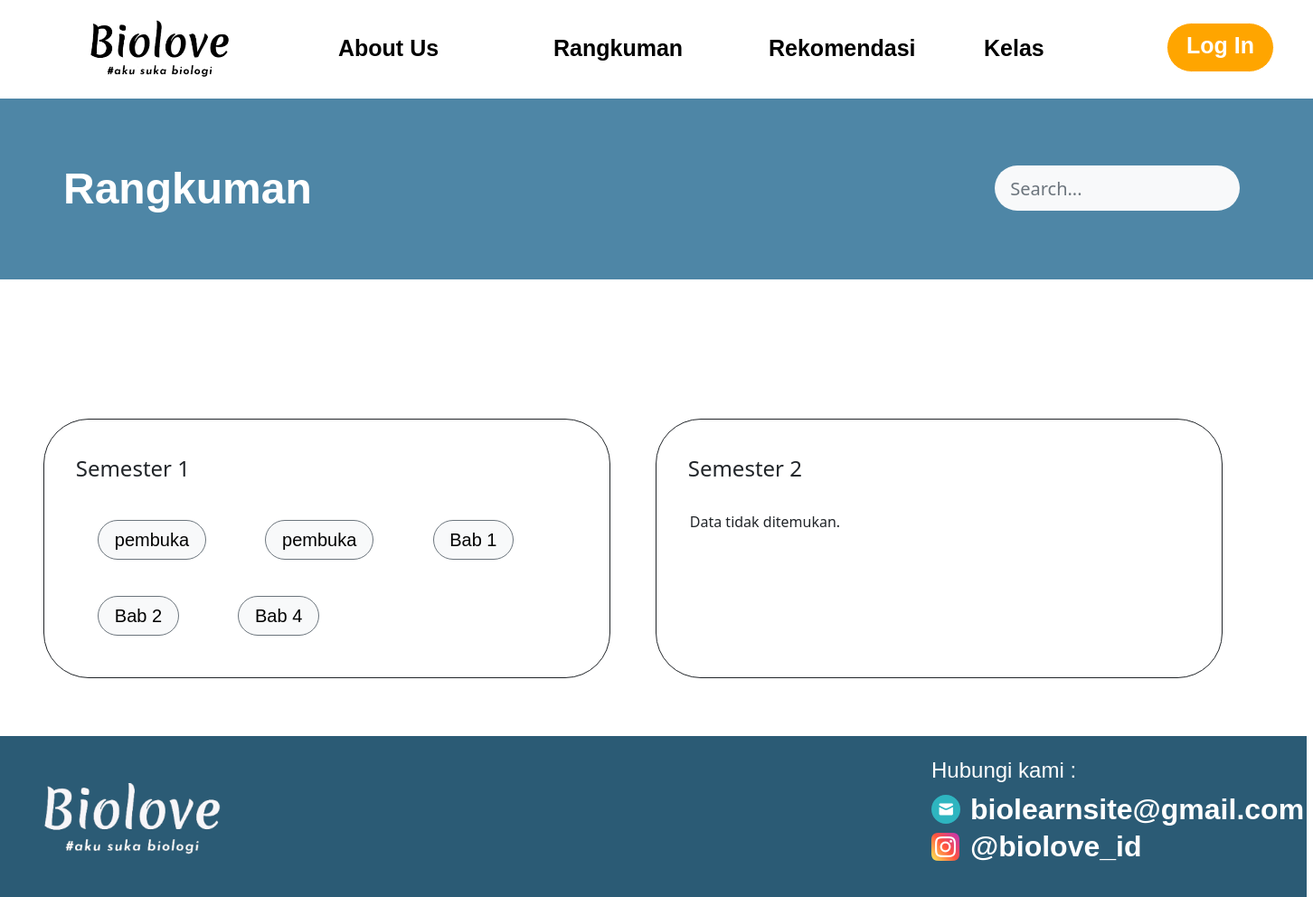
/proyek/user/rangkuman_guest.php, run on the app's committed database.
### tables this page shows
CREATE TABLE `tbl_paketbelajar` (
  `id_paketBelajar` int(30) NOT NULL,
  `id_kategori` varchar(30) NOT NULL,
  `id_kelas` varchar(20) NOT NULL,
  `id_mapel` int(11) NOT NULL,
  `semester` varchar(50) NOT NULL,
  `nama` varchar(50) NOT NULL,
  `materi` text NOT NULL,
  `rangkuman` text NOT NULL
);

CREATE TABLE `tbl_kategori` (
  `id_kategori` int(20) NOT NULL,
  `kategori` varchar(30) NOT NULL
);

### proyek/user/rangkuman_guest.php (the view, shortened to what this page needs)
<!DOCTYPE html>
<html lang="en">
<head>
    <link href="https://cdn.jsdelivr.net/npm/bootstrap@5.0.2/dist/css/bootstrap.min.css" rel="stylesheet">
</head>
<body>
    <ul class="">
        <li>
        <a href="index.php"><img class="biolove" src="img/logo_hitam.png"></a>
        </li>
        <li>&ensp;</li>
        <li>&ensp;</li>
        <li><a class="nav" href="about_us.php">About Us</a></li>
        <li>&ensp;</li>
        <li><a class="nav" href="rangkuman_guest.php">Rangkuman</a></li>
        <li>&ensp;</li>
        <li><a class="nav" href="rekomendasi_guest.php">Rekomendasi</a></li>
        <li>&ensp;</li>
        <li><a class="nav" href="kelas.php">Kelas</a></li>
        <li>&ensp;</li>
        <li><a class="btn btn-warning login" href="login.php"><b>Log In</b></a></li>
    </ul>
    <div class="cover">
        <br><p class="judul">Rangkuman</p>
        <form action="" method="GET" class="d-none d-sm-inline-block form-inline my-2 my-md-0 mw-100 navbar-search mr-3" style="margin-left: 1100px; padding-top: 50px;">
    <div class="input-group">
        <input type="text" class="form-control bg-light border-0 small" style="border-radius: 30px; width: 270px; height: 50px; font-size: 20px;" placeholder="&nbsp;Search..." aria-label="Search" aria-describedby="basic-addon2" name="search">
</div>
    </div>
        <span class="ms-5 mt-5 mb-5 kategori semester-container">
        <div class="border border-dark p-3 mb-3">
            <?php
                include "koneksi.php";
                $queryKelas = "SELECT id_paketBelajar, rangkuman FROM tbl_paketbelajar ";
                $resultKelas = mysqli_query($koneksi, $queryKelas);
                if ($rowKelas = mysqli_fetch_assoc($resultKelas)) {
                $query = "SELECT tp.id_paketBelajar, k.kategori AS kategori, tp.semester AS semester
                          FROM tbl_paketbelajar tp
                          JOIN tbl_kategori k ON tp.id_kategori = k.id_kategori
                          WHERE tp.semester = 'Semester 1'";
                $result = mysqli_query($koneksi, $query);
                if (mysqli_num_rows($result) > 0) {
                    echo '<br><h4>&nbsp&nbsp&nbspSemester 1</h4><br>';
                    while ($row = mysqli_fetch_assoc($result)) {
                        $kategori = $row['kategori'];
                        echo '<span class="semester-1" style="margin-bottom: 20px; display: inline-block;">';
                        echo '&nbsp&nbsp&nbsp&nbsp&nbsp&nbsp&nbsp <button class="btn btn-light border-secondary rounded-pill" style="font-size: 20px; font-family: \'Judson\', Helvetica;"><a  onclick="showLoginModal()" style="text-decoration: none; color: black;">&nbsp' . $kategori . '&nbsp</a></button>&nbsp&nbsp&nbsp';
                        echo '</span>';
                    }
                } else {
                    echo '<br><h4>&nbsp&nbsp&nbspSemester 1</h4><br>';
                    echo "&nbsp&nbsp&nbsp&nbsp Data tidak ditemukan. <br><br>";
                }
            }
                ?>
            </div>
            <div class="border border-dark p-3 mb-3">
                <?php
                $querySemester2 = mysqli_query($koneksi, "SELECT tp.id_paketBelajar, k.kategori AS kategori, tp.semester AS semester
                                   FROM tbl_paketbelajar tp
                                   JOIN tbl_kategori k ON tp.id_kategori = k.id_kategori
                                   WHERE tp.semester = 'Semester 2'") or die (mysqli_error($koneksi));
                $counterSemester2 = 0;
                if (mysqli_num_rows($querySemester2) > 0) {
                    echo '<br><h4>&nbsp&nbsp&nbspSemester 2</h4><br>';
                    while ($rowSemester2 = mysqli_fetch_assoc($querySemester2)) {
                        $kategoriSemester2 = $rowSemester2['kategori'];
                        echo '<span class="semester-2" style="margin-bottom: 20px; display: inline-block;">';
                        echo '&nbsp&nbsp&nbsp&nbsp&nbsp&nbsp&nbsp <button class="btn btn-light border-secondary rounded-pill" style="font-size: 20px; font-family: \'Judson\', Helvetica;"><a  onclick="showLoginModal()"style="text-decoration: none; color: black;">&nbsp' . $kategoriSemester2 . '&nbsp</a></button>&nbsp&nbsp&nbsp';
                        echo '</span>';
                        $counterSemester2++;
                    }
                    if ($counterSemester2 == 0) {
                        echo '<p>Semester 2: Data tidak ditemukan.</p>';
                    }
                } else {
                    echo '<br><h4>&nbsp&nbsp&nbspSemester 2</h4><br>';
                    echo "&nbsp&nbsp&nbsp&nbsp Data tidak ditemukan. <br><br>";
                }
                ?>
            </div>
        </span>
    <footer class="footer">
        <div class="background">
            <div class="kontak">
                <div class="hubungi-kami">Hubungi kami :</div>
                <div class="instagram">@biolove_id</div>
                <div class="email">biolearnsite@gmail.com</div>
                <a href="https://www.instagram.com/ash_shafira_/"><img class="instagram-image" src="img/instagram.png"/></a>
                <a href="#email"><img class="email-image" src="img/email.png" /></a>
            </div>
        </div>
        <img class="biolove-image" src="img/biolove.png" />
    </footer>
</body>
</html>

### proyek/user/rangkuman_guest.php (style rules this page uses)
* { margin: 0; padding: 0; }
ul { list-style-type: none; margin: 0; padding: 0; overflow: hidden; background: #ffffff; background-position: center; background-size: cover; width:100%; height:415px; }
.nav { position: relative; margin: 20px; text-decoration: none; color: black; display: block; color: black; text-align: center; padding: 14px 16px; text-decoration: none; left: 100px; top: 5px; }
li { float: left; width: 119px; top: 15px; font-family: "Judson", Helvetica; font-weight: 700; font-size: 25px; letter-spacing: 0; line-height: normal; white-space: nowrap; display: flex; }
.login { position: relative; color: white; border-radius: 30px; border: 1px solid; width: 200px; height: 55px; background-color: orange; font-size: 25px; left: 100px; top: 25px; text-decoration: none; }
.biolove { margin: 12px; position: absolute; width: 200px; height: 89px; top: 0; left: 65px; object-fit: cover; }
.cover { position: absolute; margin: 0; padding: 0; width: 100%; height: 200px; top: 109px; left: 0; overflow: hidden; background: rgb(78, 134, 166); background-position: center; }
.judul { position: absolute; color: white; font-family: "Judson", Helvetica; font-weight: 700; font-size: 48px; margin: 40px; left: 30px; }
.footer { position: absolute; width: 100%; height: 178px; left: -7px; background-color: #2b5b75; background-size: cover; }
.background { position: absolute; width: 318px; height: 117px; top: 24px; left: 1037px; }
.kontak { position: absolute; width: 318px; height: 117px; top: 0; left: 0; }
.hubungi-kami { position: absolute; width: 163px; height: 35px; top: 0; left: 0; font-family: "Karma", Helvetica; font-weight: 400; color: #ffffff; font-size: 24px; letter-spacing: 0; line-height: normal; }
.instagram { position: absolute; width: 164px; top: 80px; left: 43px; font-family: "Judson", Helvetica; font-weight: 700; color: #ffffff; font-size: 32px; letter-spacing: 0; line-height: normal; white-space: nowrap; }
.email { position: absolute; width: 269px; top: 39px; left: 43px; font-family: "Judson", Helvetica; font-weight: 700; color: #ffffff; font-size: 32px; letter-spacing: 0; line-height: normal; white-space: nowrap; }
.instagram-image { position: absolute; width: 31px; height: 31px; top: 83px; left: 0; object-fit: cover; }
.email-image { width: 32px; height: 32px; top: 41px; position: absolute; left: 0; object-fit: cover; }
.biolove-image { position: absolute; width: 213px; height: 86px; top: 52px; left: 48px; object-fit: cover; }
.kategori { position: relative; border-radius: 40px; margin-bottom: 50px; margin-right: 50px; }
.semester-container { display: flex; }
.semester-container div { flex: 1; }
.semester-container .border { margin-right: 50px; border-radius: 50px; }
.semester-1, .semester-2 { margin-bottom: 20px; display: inline-block; }
.semester-1 { padding: 10px; }

### data on the page
tbl_paketbelajar: id_kategori.kategori "pembuka"
tbl_paketbelajar: id_kategori.kategori "pembuka"
tbl_paketbelajar: id_kategori.kategori "Bab 1"
tbl_paketbelajar: id_kategori.kategori "Bab 2"
tbl_paketbelajar: id_kategori.kategori "Bab 4"
